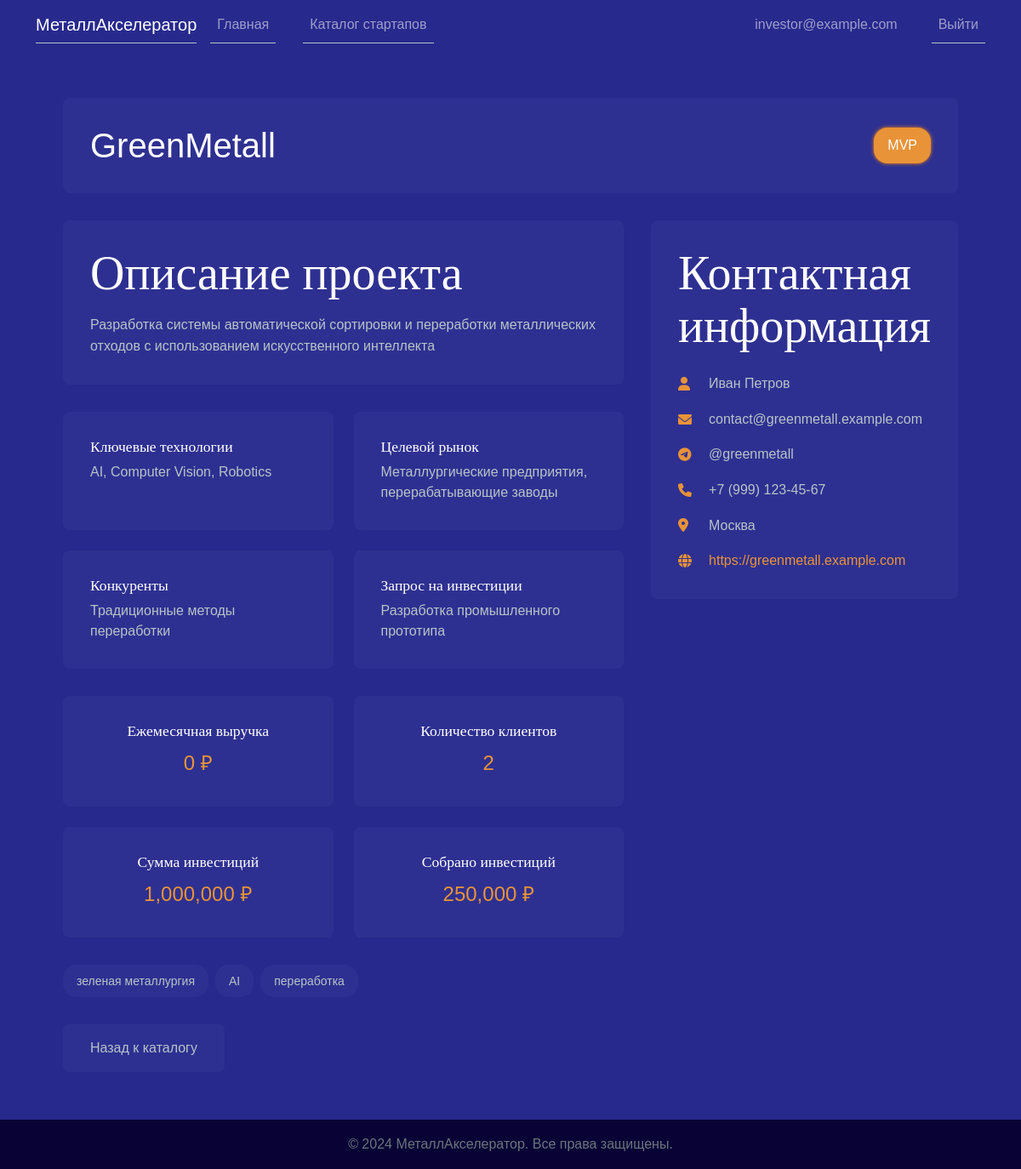
The page /startup/1 (signed in) on the database its author committed.
### models.py (models this page shows, shortened)
class User(UserMixin, db.Model):
    id = db.Column(db.Integer, primary_key=True)
    email = db.Column(db.String(120), unique=True, nullable=False)
    password_hash = db.Column(db.String(128))
    user_type = db.Column(db.String(20), nullable=False)  # 'investor' or 'startup'
    created_at = db.Column(db.DateTime, default=datetime.utcnow)

class StartupApplication(db.Model):
    id = db.Column(db.Integer, primary_key=True)
    created_at = db.Column(db.DateTime, default=datetime.utcnow)
    name = db.Column(db.String(200), nullable=False)
    short_description = db.Column(db.Text, nullable=False)
    full_description = db.Column(db.Text, nullable=False)
    market_segment = db.Column(db.String(200))
    key_technologies = db.Column(db.Text, nullable=False)
    project_stage = db.Column(db.String(100), nullable=False)  # idea, MVP, working product
    target_market = db.Column(db.Text, nullable=False)
    competitors = db.Column(db.Text, nullable=False)
    monthly_revenue = db.Column(db.String(100), nullable=False)
    customers_count = db.Column(db.String(100), nullable=False)
    website = db.Column(db.String(200))
    investment_request = db.Column(db.Text, nullable=False)
    investment_amount = db.Column(db.Float, nullable=False)  # Required investment amount
    investment_raised = db.Column(db.Float, default=0.0)  # Amount raised so far
    email = db.Column(db.String(100), nullable=False)
    leader_name = db.Column(db.String(200), nullable=False)
    telegram = db.Column(db.String(100), nullable=False)
    phone = db.Column(db.String(20), nullable=False)
    city = db.Column(db.String(100), nullable=False)
    inn = db.Column(db.String(20), nullable=False)
    source = db.Column(db.String(200), nullable=False)
    logo_url = db.Column(db.String(500))  # URL to startup logo
    geography = db.Column(db.String(200))  # Geographic location
    tags = db.relationship('Tag', secondary=startup_tags, lazy='subquery',
                          backref=db.backref('startups', lazy=True))

class Tag(db.Model):
    id = db.Column(db.Integer, primary_key=True)
    name = db.Column(db.String(50), unique=True, nullable=False)

### app.py (the view)
@app.route('/startup/<int:startup_id>')
@login_required
def startup_detail(startup_id):
    if current_user.user_type != 'investor':
        flash('Доступ к деталям стартапов разрешен только инвесторам', 'error')
        return redirect(url_for('index'))
    startup = StartupApplication.query.get_or_404(startup_id)
    return render_template('startup_detail.html', startup=startup)

### app.py (called while the page is built)
@login_manager.user_loader
def load_user(user_id):
    return User.query.get(int(user_id))

@app.template_filter('format_currency')
def format_currency(value):
    try:
        return "{:,.0f}".format(float(value))
    except (ValueError, TypeError):
        return "0"

### templates/startup_detail.html (shortened to what this page needs)
{% extends "base.html" %}
{% block extra_css %}
<link rel="stylesheet" href="{{ url_for('static', filename='css/startup_detail.css') }}">
{% endblock %}
{% block content %}
<div class="startup-detail">
    <div class="startup-header">
        <h1>{{ startup.name }}</h1>
        <span class="stage-badge">{{ startup.project_stage }}</span>
    </div>
    <div class="startup-content">
        <div class="main-info">
            <div class="description-section">
                <h2>Описание проекта</h2>
                <p>{{ startup.full_description }}</p>
            </div>
            <div class="details-grid">
                <div class="detail-item">
                    <h3>Ключевые технологии</h3>
                    <p>{{ startup.key_technologies }}</p>
                </div>
                <div class="detail-item">
                    <h3>Целевой рынок</h3>
                    <p>{{ startup.target_market }}</p>
                </div>
                <div class="detail-item">
                    <h3>Конкуренты</h3>
                    <p>{{ startup.competitors }}</p>
                </div>
                <div class="detail-item">
                    <h3>Запрос на инвестиции</h3>
                    <p>{{ startup.investment_request }}</p>
                </div>
            </div>
            <div class="metrics-section">
                <div class="metric-item">
                    <h3>Ежемесячная выручка</h3>
                    <p>{{ startup.monthly_revenue|format_currency }} ₽</p>
                </div>
                <div class="metric-item">
                    <h3>Количество клиентов</h3>
                    <p>{{ startup.customers_count }}</p>
                </div>
                <div class="metric-item">
                    <h3>Сумма инвестиций</h3>
                    <p>{{ startup.investment_amount|format_currency }} ₽</p>
                </div>
                <div class="metric-item">
                    <h3>Собрано инвестиций</h3>
                    <p>{{ startup.investment_raised|format_currency }} ₽</p>
                </div>
            </div>
        </div>
        <div class="contact-info">
            <h2>Контактная информация</h2>
            <div class="contact-details">
                <div class="contact-item">
                    <i class="fas fa-user"></i>
                    <span>{{ startup.leader_name }}</span>
                </div>
                <div class="contact-item">
                    <i class="fas fa-envelope"></i>
                    <span>{{ startup.email }}</span>
                </div>
                <div class="contact-item">
                    <i class="fab fa-telegram"></i>
                    <span>{{ startup.telegram }}</span>
                </div>
                <div class="contact-item">
                    <i class="fas fa-phone"></i>
                    <span>{{ startup.phone }}</span>
                </div>
                <div class="contact-item">
                    <i class="fas fa-map-marker-alt"></i>
                    <span>{{ startup.city }}</span>
                </div>
                {% if startup.website %}
                <div class="contact-item">
                    <i class="fas fa-globe"></i>
                    <a href="{{ startup.website }}" target="_blank">{{ startup.website }}</a>
                </div>
                {% endif %}
            </div>
        </div>
    </div>
    <div class="startup-tags">
        {% for tag in startup.tags %}
        <span class="tag">{{ tag.name }}</span>
        {% endfor %}
    </div>
    <div class="actions">
        <a href="{{ url_for('startup_catalog') }}" class="btn btn-secondary">Назад к каталогу</a>
    </div>
</div>
{% endblock %}

### templates/base.html (shortened to what this page needs)
<!DOCTYPE html>
<html lang="ru">
<head>
    <link href="https://cdn.jsdelivr.net/npm/bootstrap@5.1.3/dist/css/bootstrap.min.css" rel="stylesheet">
    <link rel="stylesheet" href="https://cdnjs.cloudflare.com/ajax/libs/font-awesome/6.0.0/css/all.min.css">
    <link rel="stylesheet" href="{{ url_for('static', filename='css/style.css') }}">
    {% block extra_css %}{% endblock %}
</head>
<body>
    <nav class="navbar navbar-expand-lg navbar-dark">
        <div class="container">
            <a class="navbar-brand" href="{{ url_for('index') }}">МеталлАкселератор</a>
            <div class="collapse navbar-collapse" id="navbarNav">
                <ul class="navbar-nav me-auto">
                    <li class="nav-item">
                        <a class="nav-link" href="{{ url_for('index') }}">Главная</a>
                    </li>
                    {% if current_user.is_authenticated %}
                        {% if current_user.user_type == 'investor' %}
                            <li class="nav-item">
                                <a class="nav-link" href="{{ url_for('startup_catalog') }}">Каталог стартапов</a>
                            </li>
                        {% else %}
                            <li class="nav-item">
                                <a class="nav-link" href="{{ url_for('apply') }}">Подать заявку</a>
                            </li>
                        {% endif %}
                    {% endif %}
                </ul>
                <ul class="navbar-nav">
                    {% if current_user.is_authenticated %}
                        <li class="nav-item">
                            <span class="nav-link">{{ current_user.email }}</span>
                        </li>
                        <li class="nav-item">
                            <a class="nav-link" href="{{ url_for('logout') }}">Выйти</a>
                        </li>
                    {% endif %}
                </ul>
            </div>
        </div>
    </nav>
    <main class="container py-4">
        {% block content %}{% endblock %}
    </main>
    <footer class="footer mt-auto py-3">
        <div class="container text-center">
            <span class="text-muted">© 2024 МеталлАкселератор. Все права защищены.</span>
        </div>
    </footer>
</body>
</html>

### static/css/style.css (style rules this page uses)
* { box-sizing: border-box; margin: 0; padding: 0; }
body { color: #fff; font-family: 'SoyuzGrotesk', Arial, Helvetica, sans-serif; line-height: 1.6; background: #27298d; }
nav { display: flex; justify-content: space-between; align-items: center; max-width: 1280px; margin: 0 auto; }
nav ul { display: flex; gap: 2rem; list-style: none; }
nav a { border-bottom: 1px solid #B7C4C7; color: #B7C4C7; text-decoration: none; transition: opacity 0.3s; }
main { padding: 0 4em; overflow: hidden; }
h2 { margin-bottom: 0.25em; font-family: 'SoyuzGrotesk'; font-size: 3.5em; line-height: 1.1; }
h3 { margin-bottom: 0.25em; font-family: 'SoyuzGrotesk'; font-size: 3em; line-height: 1.1; }
footer { margin-top: 2em; padding: 2rem; text-align: center; background-color: rgba(7, 0, 49, 0.95); }

### static/css/startup_detail.css (style rules this page uses)
.startup-detail { max-width: 1200px; margin: 0 auto; padding: 2rem; color: #B7C4C7; }
.startup-header { display: flex; justify-content: space-between; align-items: center; margin-bottom: 2rem; background: rgba(255, 255, 255, 0.03); padding: 2rem; border-radius: 8px; }
.startup-header h1 { margin: 0; font-size: 2.5rem; color: #fff; }
.stage-badge { background: #e99338; color: #fff; padding: 0.5rem 1rem; border-radius: 1rem; font-size: 1rem; white-space: nowrap; box-shadow: 0 0 4px #ff8c00; }
.startup-content { display: grid; grid-template-columns: 2fr 1fr; gap: 2rem; margin-bottom: 2rem; }
.main-info { display: flex; flex-direction: column; gap: 2rem; }
.description-section { background: rgba(255, 255, 255, 0.03); padding: 2rem; border-radius: 8px; }
.description-section h2 { margin-top: 0; margin-bottom: 1rem; color: #fff; }
.description-section p { color: #B7C4C7; line-height: 1.6; margin: 0; }
.details-grid { display: grid; grid-template-columns: repeat(2, 1fr); gap: 1.5rem; }
.detail-item { background: rgba(255, 255, 255, 0.03); padding: 2rem; border-radius: 8px; }
.detail-item h3 { margin-top: 0; margin-bottom: 0.5rem; color: #fff; font-size: 1.1rem; }
.detail-item p { color: #B7C4C7; margin: 0; line-height: 1.5; }
.metrics-section { display: grid; grid-template-columns: repeat(2, 1fr); gap: 1.5rem; }
.metric-item { background: rgba(255, 255, 255, 0.03); padding: 2rem; border-radius: 8px; text-align: center; }
.metric-item h3 { margin-top: 0; margin-bottom: 0.5rem; color: #fff; font-size: 1.1rem; }
.metric-item p { color: #e99338; font-size: 1.5rem; font-weight: 500; margin: 0; }
.contact-info { background: rgba(255, 255, 255, 0.03); padding: 2rem; border-radius: 8px; height: fit-content; }
.contact-info h2 { margin-top: 0; margin-bottom: 1.5rem; color: #fff; }
.contact-details { display: flex; flex-direction: column; gap: 1rem; }
.contact-item { display: flex; align-items: center; gap: 1rem; color: #B7C4C7; }
.contact-item i { width: 20px; color: #e99338; }
.contact-item a { color: #e99338; text-decoration: none; transition: color 0.3s ease; }
.startup-tags { display: flex; flex-wrap: wrap; gap: 0.5rem; margin-bottom: 2rem; }
.tag { background: rgba(255, 255, 255, 0.03); color: #B7C4C7; padding: 0.5rem 1rem; border-radius: 1rem; font-size: 0.875rem; transition: all 0.3s ease; }
.actions { display: flex; justify-content: flex-start; gap: 1rem; }
.actions .btn { background: rgba(255, 255, 255, 0.03); color: #B7C4C7; border: none; padding: 1rem 2rem; border-radius: 8px; text-decoration: none; transition: all 0.3s ease; }

### rows shown on the page
User: email "investor@example.com"
StartupApplication: name "GreenMetall", project_stage "MVP", full_description "Разработка системы автоматической сортировки и переработки металлических отходов с использованием искусственного интеллекта", key_technologies "AI, Computer Vision, Robotics", target_market "Металлургические предприятия, перерабатывающие заводы", competitors "Традиционные методы переработки", investment_request "Разработка промышленного прототипа", monthly_revenue "0", customers_count "2", investment_amount "1,000,000", investment_raised "250,000", leader_name "Иван Петров", email "contact@greenmetall.example.com", telegram "@greenmetall", phone "+7 (999) 123-45-67", city "Москва", website "https://greenmetall.example.com"
Tag: name "зеленая металлургия"
Tag: name "AI"
Tag: name "переработка"
